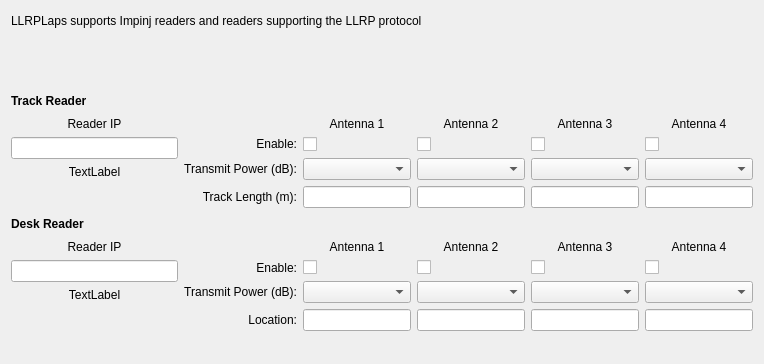
     <widget class="QWidget" name="tab_2">
      <attribute name="title">
       <string>Readers</string>
      </attribute>
      <layout class="QGridLayout" name="gridLayout_6">
       <item row="0" column="0" colspan="3">
        <widget class="QLabel" name="label_5">
         <property name="text">
          <string>LLRPLaps supports Impinj readers and readers supporting the LLRP protocol</string>
         </property>
        </widget>
       </item>
       <item row="0" column="3">
        <spacer name="horizontalSpacer_4">
         <property name="orientation">
          <enum>Qt::Horizontal</enum>
         </property>
         <property name="sizeHint" stdset="0">
          <size>
           <width>325</width>
           <height>20</height>
          </size>
         </property>
        </spacer>
       </item>
       <item row="1" column="2">
        <spacer name="verticalSpacer">
         <property name="orientation">
          <enum>Qt::Vertical</enum>
         </property>
         <property name="sizeHint" stdset="0">
          <size>
           <width>20</width>
           <height>54</height>
          </size>
         </property>
        </spacer>
       </item>
       <item row="2" column="0">
        <widget class="QLabel" name="trackReaderLabel">
         <property name="sizePolicy">
          <sizepolicy hsizetype="Preferred" vsizetype="Fixed">
           <horstretch>0</horstretch>
           <verstretch>0</verstretch>
          </sizepolicy>
         </property>
         <property name="font">
          <font>
           <weight>75</weight>
           <bold>true</bold>
          </font>
         </property>
         <property name="text">
          <string>Track Reader</string>
         </property>
         <property name="alignment">
          <set>Qt::AlignLeading|Qt::AlignLeft|Qt::AlignVCenter</set>
         </property>
        </widget>
       </item>
       <item row="2" column="3">
        <spacer name="horizontalSpacer_5">
         <property name="orientation">
          <enum>Qt::Horizontal</enum>
         </property>
         <property name="sizeHint" stdset="0">
          <size>
           <width>325</width>
           <height>20</height>
          </size>
         </property>
        </spacer>
       </item>
       <item row="3" column="0" colspan="4">
        <layout class="QHBoxLayout" name="horizontalLayout_2">
         <item>
          <layout class="QVBoxLayout" name="verticalLayout_4">
           <item>
            <layout class="QVBoxLayout" name="verticalLayout">
             <item>
              <widget class="QLabel" name="trackReaderIpLabel">
               <property name="sizePolicy">
                <sizepolicy hsizetype="Preferred" vsizetype="Fixed">
                 <horstretch>0</horstretch>
                 <verstretch>0</verstretch>
                </sizepolicy>
               </property>
               <property name="text">
                <string>Reader IP</string>
               </property>
               <property name="alignment">
                <set>Qt::AlignCenter</set>
               </property>
              </widget>
             </item>
             <item>
              <widget class="QLineEdit" name="trackReaderIpLineEdit">
               <property name="sizePolicy">
                <sizepolicy hsizetype="Expanding" vsizetype="Fixed">
                 <horstretch>10</horstretch>
                 <verstretch>0</verstretch>
                </sizepolicy>
               </property>
               <property name="toolTip">
                <string>Enter network IP address of track reader such as 192.168.1.19.
Leave blank for simulator.</string>
               </property>
               <property name="alignment">
                <set>Qt::AlignCenter</set>
               </property>
              </widget>
             </item>
             <item>
              <widget class="QLabel" name="trackReaderStatusLabel">
               <property name="text">
                <string>TextLabel</string>
               </property>
               <property name="alignment">
                <set>Qt::AlignHCenter|Qt::AlignTop</set>
               </property>
              </widget>
             </item>
            </layout>
           </item>
          </layout>
         </item>
         <item>
          <layout class="QGridLayout" name="gridLayout_5">
           <item row="0" column="1">
            <widget class="QLabel" name="antenna1Label">
             <property name="text">
              <string>Antenna 1</string>
             </property>
             <property name="alignment">
              <set>Qt::AlignCenter</set>
             </property>
            </widget>
           </item>
           <item row="0" column="2">
            <widget class="QLabel" name="antenna2Label">
             <property name="text">
              <string>Antenna 2</string>
             </property>
             <property name="alignment">
              <set>Qt::AlignCenter</set>
             </property>
            </widget>
           </item>
           <item row="0" column="3">
            <widget class="QLabel" name="antenna3Label">
             <property name="text">
              <string>Antenna 3</string>
             </property>
             <property name="alignment">
              <set>Qt::AlignCenter</set>
             </property>
            </widget>
           </item>
           <item row="0" column="4">
            <widget class="QLabel" name="antenna4Label">
             <property name="text">
              <string>Antenna 4</string>
             </property>
             <property name="alignment">
              <set>Qt::AlignCenter</set>
             </property>
            </widget>
           </item>
           <item row="1" column="0">
            <widget class="QLabel" name="transmitPowerLabel_3">
             <property name="sizePolicy">
              <sizepolicy hsizetype="Preferred" vsizetype="Fixed">
               <horstretch>0</horstretch>
               <verstretch>0</verstretch>
              </sizepolicy>
             </property>
             <property name="text">
              <string>Enable:</string>
             </property>
             <property name="alignment">
              <set>Qt::AlignRight|Qt::AlignTrailing|Qt::AlignVCenter</set>
             </property>
            </widget>
           </item>
           <item row="1" column="1">
            <widget class="QCheckBox" name="trackReaderAntenna1EnableCheckBox">
             <property name="text">
              <string/>
             </property>
            </widget>
           </item>
           <item row="1" column="2">
            <widget class="QCheckBox" name="trackReaderAntenna2EnableCheckBox">
             <property name="text">
              <string/>
             </property>
            </widget>
           </item>
           <item row="1" column="3">
            <widget class="QCheckBox" name="trackReaderAntenna3EnableCheckBox">
             <property name="text">
              <string/>
             </property>
            </widget>
           </item>
           <item row="1" column="4">
            <widget class="QCheckBox" name="trackReaderAntenna4EnableCheckBox">
             <property name="text">
              <string/>
             </property>
            </widget>
           </item>
           <item row="2" column="0">
            <widget class="QLabel" name="transmitPowerLabel">
             <property name="sizePolicy">
              <sizepolicy hsizetype="Preferred" vsizetype="Fixed">
               <horstretch>0</horstretch>
               <verstretch>0</verstretch>
              </sizepolicy>
             </property>
             <property name="text">
              <string>Transmit Power (dB):</string>
             </property>
             <property name="alignment">
              <set>Qt::AlignRight|Qt::AlignTrailing|Qt::AlignVCenter</set>
             </property>
            </widget>
           </item>
           <item row="2" column="1">
            <widget class="QComboBox" name="trackAntenna1PowerComboBox">
             <property name="sizePolicy">
              <sizepolicy hsizetype="Expanding" vsizetype="Fixed">
               <horstretch>10</horstretch>
               <verstretch>0</verstretch>
              </sizepolicy>
             </property>
             <property name="toolTip">
              <string>Select power setting for antenna - NOT USED YET</string>
             </property>
            </widget>
           </item>
           <item row="2" column="2">
            <widget class="QComboBox" name="trackAntenna2PowerComboBox">
             <property name="sizePolicy">
              <sizepolicy hsizetype="Expanding" vsizetype="Fixed">
               <horstretch>10</horstretch>
               <verstretch>0</verstretch>
              </sizepolicy>
             </property>
             <property name="toolTip">
              <string>Select power setting for antenna - NOT USED YET</string>
             </property>
            </widget>
           </item>
           <item row="2" column="3">
            <widget class="QComboBox" name="trackAntenna3PowerComboBox">
             <property name="sizePolicy">
              <sizepolicy hsizetype="Expanding" vsizetype="Fixed">
               <horstretch>10</horstretch>
               <verstretch>0</verstretch>
              </sizepolicy>
             </property>
             <property name="toolTip">
              <string>Select power setting for antenna - NOT USED YET</string>
             </property>
            </widget>
           </item>
           <item row="2" column="4">
            <widget class="QComboBox" name="trackAntenna4PowerComboBox">
             <property name="sizePolicy">
              <sizepolicy hsizetype="Expanding" vsizetype="Fixed">
               <horstretch>10</horstretch>
               <verstretch>0</verstretch>
              </sizepolicy>
             </property>
             <property name="toolTip">
              <string>Select power setting for antenna - NOT USED YET</string>
             </property>
            </widget>
           </item>
           <item row="3" column="0">
            <widget class="QLabel" name="trackLengthLabel">
             <property name="sizePolicy">
              <sizepolicy hsizetype="Preferred" vsizetype="Fixed">
               <horstretch>0</horstretch>
               <verstretch>0</verstretch>
              </sizepolicy>
             </property>
             <property name="text">
              <string>Track Length (m):</string>
             </property>
             <property name="alignment">
              <set>Qt::AlignRight|Qt::AlignTrailing|Qt::AlignVCenter</set>
             </property>
            </widget>
           </item>
           <item row="3" column="1">
            <widget class="QLineEdit" name="trackLength1LineEdit">
             <property name="toolTip">
              <string>&lt;html&gt;&lt;head/&gt;&lt;body&gt;&lt;p&gt;Enter length of track (m) at antenna position - used to calculate lap speed.  If this antenna is not used, set length to -1.&lt;/p&gt;&lt;/body&gt;&lt;/html&gt;</string>
             </property>
             <property name="alignment">
              <set>Qt::AlignCenter</set>
             </property>
            </widget>
           </item>
           <item row="3" column="2">
            <widget class="QLineEdit" name="trackLength2LineEdit">
             <property name="toolTip">
              <string>Enter length of track (m) at antenna position - used to calculate lap speed</string>
             </property>
             <property name="alignment">
              <set>Qt::AlignCenter</set>
             </property>
            </widget>
           </item>
           <item row="3" column="3">
            <widget class="QLineEdit" name="trackLength3LineEdit">
             <property name="toolTip">
              <string>Enter length of track (m) at antenna position - used to calculate lap speed</string>
             </property>
             <property name="alignment">
              <set>Qt::AlignCenter</set>
             </property>
            </widget>
           </item>
           <item row="3" column="4">
            <widget class="QLineEdit" name="trackLength4LineEdit">
             <property name="toolTip">
              <string>Enter length of track (m) at antenna position - used to calculate lap speed</string>
             </property>
             <property name="alignment">
              <set>Qt::AlignCenter</set>
             </property>
            </widget>
           </item>
          </layout>
         </item>
        </layout>
       </item>
       <item row="4" column="0">
        <widget class="QLabel" name="deskReaderLabel">
         <property name="sizePolicy">
          <sizepolicy hsizetype="Preferred" vsizetype="Fixed">
           <horstretch>0</horstretch>
           <verstretch>0</verstretch>
          </sizepolicy>
         </property>
         <property name="font">
          <font>
           <weight>75</weight>
           <bold>true</bold>
          </font>
         </property>
         <property name="text">
          <string>Desk Reader</string>
         </property>
         <property name="alignment">
          <set>Qt::AlignLeading|Qt::AlignLeft|Qt::AlignVCenter</set>
         </property>
        </widget>
       </item>
       <item row="4" column="3">
        <spacer name="horizontalSpacer_6">
         <property name="orientation">
          <enum>Qt::Horizontal</enum>
         </property>
         <property name="sizeHint" stdset="0">
          <size>
           <width>325</width>
           <height>20</height>
          </size>
         </property>
        </spacer>
       </item>
       <item row="5" column="0" colspan="4">
        <layout class="QHBoxLayout" name="horizontalLayout_3">
         <item>
          <layout class="QVBoxLayout" name="verticalLayout_3">
           <item>
            <layout class="QVBoxLayout" name="verticalLayout_2">
             <item>
              <widget class="QLabel" name="trackReaderIpLabel_2">
               <property name="sizePolicy">
                <sizepolicy hsizetype="Preferred" vsizetype="Fixed">
                 <horstretch>0</horstretch>
                 <verstretch>0</verstretch>
                </sizepolicy>
               </property>
               <property name="text">
                <string>Reader IP</string>
               </property>
               <property name="alignment">
                <set>Qt::AlignCenter</set>
               </property>
              </widget>
             </item>
             <item>
              <widget class="QLineEdit" name="deskReaderIpLineEdit">
               <property name="sizePolicy">
                <sizepolicy hsizetype="Expanding" vsizetype="Fixed">
                 <horstretch>10</horstretch>
                 <verstretch>0</verstretch>
                </sizepolicy>
               </property>
               <property name="toolTip">
                <string>Enter network IP address of desk reader such as 192.168.1.19.
Leave blank for simulator.</string>
               </property>
               <property name="alignment">
                <set>Qt::AlignCenter</set>
               </property>
              </widget>
             </item>
             <item>
              <widget class="QLabel" name="deskReaderStatusLabel">
               <property name="text">
                <string>TextLabel</string>
               </property>
               <property name="alignment">
                <set>Qt::AlignHCenter|Qt::AlignTop</set>
               </property>
              </widget>
             </item>
            </layout>
           </item>
          </layout>
         </item>
         <item>
          <layout class="QGridLayout" name="gridLayout_4">
           <item row="0" column="1">
            <widget class="QLabel" name="antenna1Label_2">
             <property name="text">
              <string>Antenna 1</string>
             </property>
             <property name="alignment">
              <set>Qt::AlignCenter</set>
             </property>
            </widget>
           </item>
           <item row="0" column="2">
            <widget class="QLabel" name="antenna1Label_3">
             <property name="text">
              <string>Antenna 2</string>
             </property>
             <property name="alignment">
              <set>Qt::AlignCenter</set>
             </property>
            </widget>
           </item>
           <item row="0" column="3">
            <widget class="QLabel" name="antenna1Label_4">
             <property name="text">
              <string>Antenna 3</string>
             </property>
             <property name="alignment">
              <set>Qt::AlignCenter</set>
             </property>
            </widget>
           </item>
           <item row="0" column="4">
            <widget class="QLabel" name="antenna1Label_5">
             <property name="text">
              <string>Antenna 4</string>
             </property>
             <property name="alignment">
              <set>Qt::AlignCenter</set>
             </property>
            </widget>
           </item>
           <item row="1" column="0">
            <widget class="QLabel" name="label_10">
             <property name="text">
              <string>Enable:</string>
             </property>
             <property name="alignment">
              <set>Qt::AlignRight|Qt::AlignTrailing|Qt::AlignVCenter</set>
             </property>
            </widget>
           </item>
           <item row="1" column="1">
            <widget class="QCheckBox" name="deskReaderAntenna1EnableCheckBox">
             <property name="text">
              <string/>
             </property>
            </widget>
           </item>
           <item row="1" column="2">
            <widget class="QCheckBox" name="deskReaderAntenna2EnableCheckBox">
             <property name="text">
              <string/>
             </property>
            </widget>
           </item>
           <item row="1" column="3">
            <widget class="QCheckBox" name="deskReaderAntenna3EnableCheckBox">
             <property name="text">
              <string/>
             </property>
            </widget>
           </item>
           <item row="1" column="4">
            <widget class="QCheckBox" name="deskReaderAntenna4EnableCheckBox">
             <property name="text">
              <string/>
             </property>
            </widget>
           </item>
           <item row="2" column="0">
            <widget class="QLabel" name="transmitPowerLabel_2">
             <property name="sizePolicy">
              <sizepolicy hsizetype="Preferred" vsizetype="Fixed">
               <horstretch>0</horstretch>
               <verstretch>0</verstretch>
              </sizepolicy>
             </property>
             <property name="text">
              <string>Transmit Power (dB):</string>
             </property>
             <property name="alignment">
              <set>Qt::AlignRight|Qt::AlignTrailing|Qt::AlignVCenter</set>
             </property>
            </widget>
           </item>
           <item row="2" column="1">
            <widget class="QComboBox" name="deskAntenna1PowerComboBox">
             <property name="sizePolicy">
              <sizepolicy hsizetype="Expanding" vsizetype="Fixed">
               <horstretch>10</horstretch>
               <verstretch>0</verstretch>
              </sizepolicy>
             </property>
             <property name="toolTip">
              <string>Select power setting for antenna - NOT USED YET</string>
             </property>
            </widget>
           </item>
           <item row="2" column="2">
            <widget class="QComboBox" name="deskAntenna2PowerComboBox">
             <property name="sizePolicy">
              <sizepolicy hsizetype="Expanding" vsizetype="Fixed">
               <horstretch>10</horstretch>
               <verstretch>0</verstretch>
              </sizepolicy>
             </property>
             <property name="toolTip">
              <string>Select power setting for antenna - NOT USED YET</string>
             </property>
            </widget>
           </item>
           <item row="2" column="3">
            <widget class="QComboBox" name="deskAntenna3PowerComboBox">
             <property name="sizePolicy">
              <sizepolicy hsizetype="Expanding" vsizetype="Fixed">
               <horstretch>10</horstretch>
               <verstretch>0</verstretch>
              </sizepolicy>
             </property>
             <property name="toolTip">
              <string>Select power setting for antenna - NOT USED YET</string>
             </property>
            </widget>
           </item>
           <item row="2" column="4">
            <widget class="QComboBox" name="deskAntenna4PowerComboBox">
             <property name="sizePolicy">
              <sizepolicy hsizetype="Expanding" vsizetype="Fixed">
               <horstretch>10</horstretch>
               <verstretch>0</verstretch>
              </sizepolicy>
             </property>
             <property name="toolTip">
              <string>Select power setting for antenna - NOT USED YET</string>
             </property>
            </widget>
           </item>
           <item row="3" column="0">
            <widget class="QLabel" name="trackLengthLabel_2">
             <property name="sizePolicy">
              <sizepolicy hsizetype="Preferred" vsizetype="Fixed">
               <horstretch>0</horstretch>
               <verstretch>0</verstretch>
              </sizepolicy>
             </property>
             <property name="text">
              <string>Location:</string>
             </property>
             <property name="alignment">
              <set>Qt::AlignRight|Qt::AlignTrailing|Qt::AlignVCenter</set>
             </property>
            </widget>
           </item>
           <item row="3" column="1">
            <widget class="QLineEdit" name="deskLocation1LineEdit">
             <property name="toolTip">
              <string>&lt;html&gt;&lt;head/&gt;&lt;body&gt;&lt;p&gt;Enter length of track (m) at antenna position - used to calculate lap speed.  If this antenna is not used, set length to -1.&lt;/p&gt;&lt;/body&gt;&lt;/html&gt;</string>
             </property>
             <property name="alignment">
              <set>Qt::AlignCenter</set>
             </property>
            </widget>
           </item>
           <item row="3" column="2">
            <widget class="QLineEdit" name="deskLocation2LineEdit">
             <property name="toolTip">
              <string>&lt;html&gt;&lt;head/&gt;&lt;body&gt;&lt;p&gt;Enter length of track (m) at antenna position - used to calculate lap speed.  If this antenna is not used, set length to -1.&lt;/p&gt;&lt;/body&gt;&lt;/html&gt;</string>
             </property>
             <property name="alignment">
              <set>Qt::AlignCenter</set>
             </property>
            </widget>
           </item>
           <item row="3" column="3">
            <widget class="QLineEdit" name="deskLocation3LineEdit">
             <property name="toolTip">
              <string>&lt;html&gt;&lt;head/&gt;&lt;body&gt;&lt;p&gt;Enter length of track (m) at antenna position - used to calculate lap speed.  If this antenna is not used, set length to -1.&lt;/p&gt;&lt;/body&gt;&lt;/html&gt;</string>
             </property>
             <property name="alignment">
              <set>Qt::AlignCenter</set>
             </property>
            </widget>
           </item>
           <item row="3" column="4">
            <widget class="QLineEdit" name="deskLocation4LineEdit">
             <property name="toolTip">
              <string>&lt;html&gt;&lt;head/&gt;&lt;body&gt;&lt;p&gt;Enter length of track (m) at antenna position - used to calculate lap speed.  If this antenna is not used, set length to -1.&lt;/p&gt;&lt;/body&gt;&lt;/html&gt;</string>
             </property>
             <property name="alignment">
              <set>Qt::AlignCenter</set>
             </property>
            </widget>
           </item>
          </layout>
         </item>
        </layout>
       </item>
       <item row="6" column="1">
        <spacer name="verticalSpacer_2">
         <property name="orientation">
          <enum>Qt::Vertical</enum>
         </property>
         <property name="sizeHint" stdset="0">
          <size>
           <width>20</width>
           <height>22</height>
          </size>
         </property>
        </spacer>
       </item>
      </layout>
     </widget>
